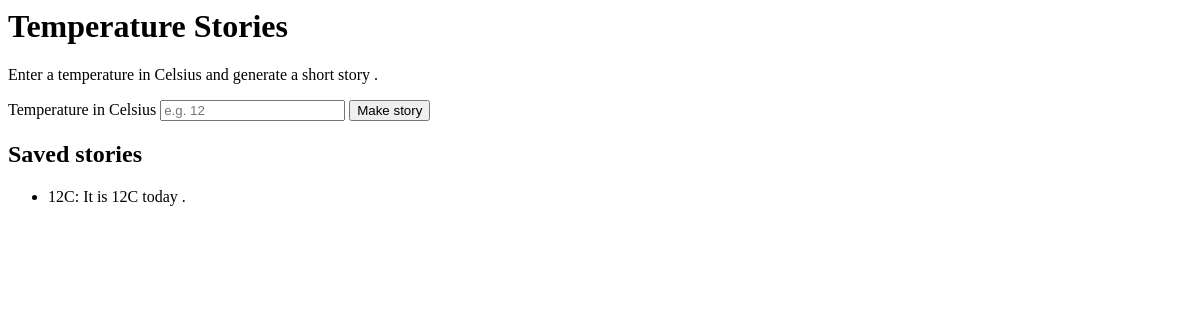
Before: / with the older database file.
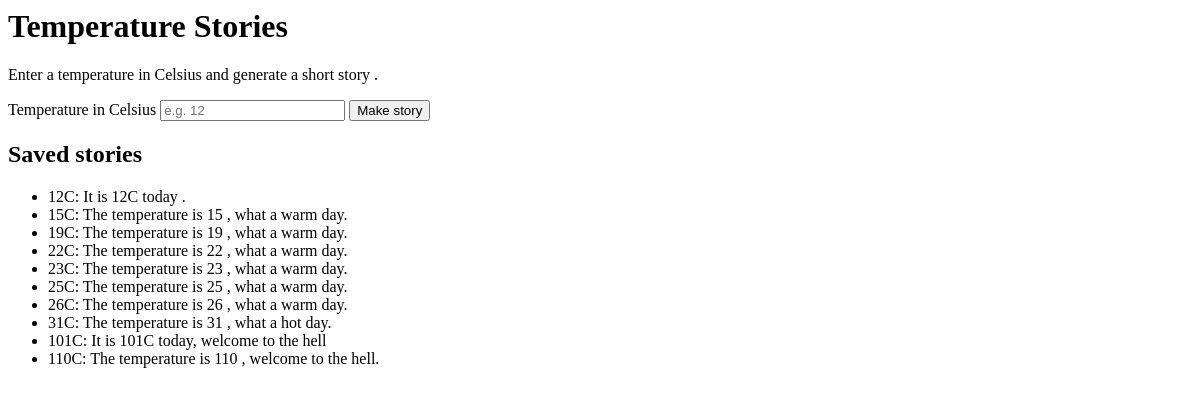
After: the same page with the newer database file.
### temp_stories/models.py (models this page shows, shortened)
class StoryEntry (models.Model):
    temperature = models.IntegerField ()
    story = models.CharField ( max_length = 200 )

### temp_stories/views.py (the view)
def story_page ( request ):
    raw_temperature = request.GET.get ("temp", "").strip ()
    context = build_context ( raw_temperature )
    return ( render(request , "temp_stories/index.htm", context ) )

### temp_stories/helper.py (called while the page is built)
def build_context ( raw_temperature ) :
    context = None
    story = None
    error = None
    stories = StoryEntry.objects.order_by ( "temperature"  )
    if raw_temperature :
        try :
            story = build_story ( int( raw_temperature ) )
        except ValueError :
            error = "Error ! Please enter a whole number temperature!"
    context = {
        "temp" : raw_temperature ,
        "error" : error ,
        "story" : story ,
        "stories" : stories ,
    }
    return ( context )

### temp_stories/templates/temp_stories/index.htm (shortened to what this page needs)
<html lang ="en">
    <head>
        </head>
    <body>
        <h1> Temperature Stories </h1>
        <p>Enter a temperature in Celsius and generate a short story .</p>
        <form method ="get" action ="{% url "story_page" %}">
            <label for ="temp"> Temperature in Celsius </label>
            <input id="temp" name ="temp" value ="{{ temp }}" placeholder ="e.g. 12">
            <button type ="submit">Make story </button>
        </form>
        <h2> Saved stories </h2>
        <ul>
            {% for entry in stories %}
                <li> {{ entry.temperature }}C: {{ entry.story }}</li>
                {% empty %}
                <li> no saved story yet </li>
            {% endfor %}
        </ul>
    </body>
</html>

Changed rows visible on the page:
added StoryEntry: temperature "15", story "The temperature is 15 , what a warm day."
added StoryEntry: temperature "19", story "The temperature is 19 , what a warm day."
added StoryEntry: temperature "22", story "The temperature is 22 , what a warm day."
added StoryEntry: temperature "23", story "The temperature is 23 , what a warm day."
added StoryEntry: temperature "25", story "The temperature is 25 , what a warm day."
added StoryEntry: temperature "26", story "The temperature is 26 , what a warm day."
added StoryEntry: temperature "31", story "The temperature is 31 , what a hot day."
added StoryEntry: temperature "101", story "It is 101C today, welcome to the hell"
added StoryEntry: temperature "110", story "The temperature is 110 , welcome to the hell."
